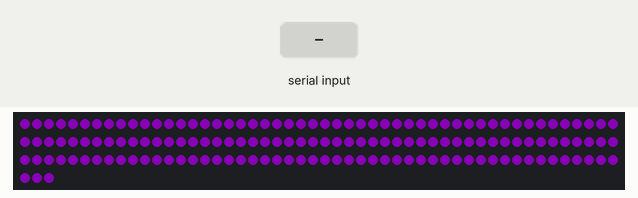
Recording of a sketch running on a simulated Arduino Uno, built with avr-gcc and run on an emulated ATmega328P. Parts: 153 RGB LEDs in strip order, left to right, continuing on the next row. Inputs (shaded band) come from the test bench. Dim RGB values are drawn brighter than linear.

Above: at 1.2 s.
1.3 s: "b" received over Serial
At 1.6 s:
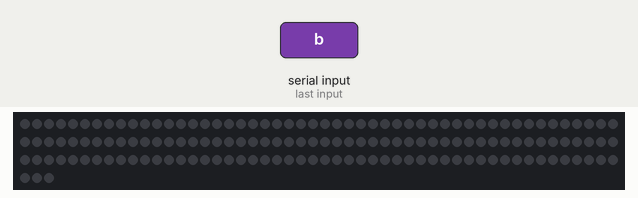
4.3 s: "R" received over Serial
At 5.07 s:
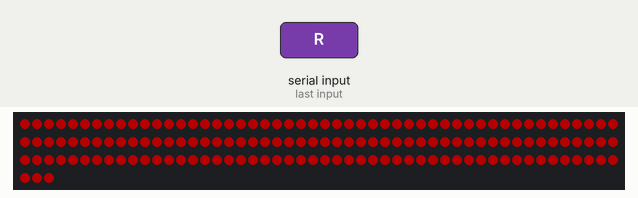
7.3 s: "B" received over Serial
At 10.2 s:
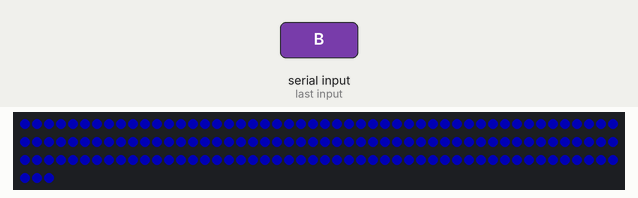
10.3 s: "s" received over Serial
11.8 s: "o" received over Serial
At 13.2 s:
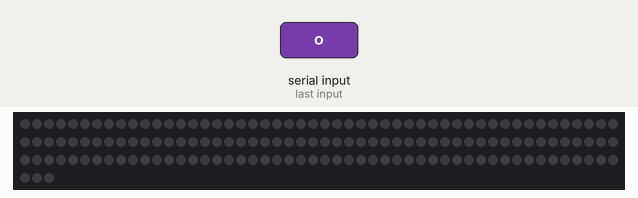
Timing chart, 0 to 14.3 s (numbered marks = the images above; inputs shaded):
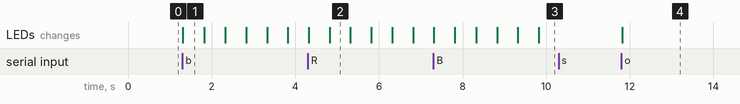

The sketch:

Sample_Full.ino
```cpp
/*
 * Wired Wizards 2017 LED example code FULL POWER!
 * by Benjamin Davis
 *
 * This is similar to the final version of 2016's code, but designed for clarity and precision.
 *
 * This uses many different aspects of C++ code, such as classes, enums, and switch case statements.
 * Please familiarize yourself with these concepts.
 * I have tried to comment heavily and explain what is going on, but anything not explained here can be explained by me or any of our excellent mentors.
 *
 * The NeoPixel library is critical to this code. This can be installed following the instructions at https://learn.adafruit.com/adafruit-neopixel-uberguide/arduino-library-installation.
 *
 */


#include <Adafruit_NeoPixel.h> //adds the neopixel library to the code. This library handles the data going to the strip.

class LedStrip:public Adafruit_NeoPixel { //A class is a group of other data and functions.
  private:
    // private members can only be accessed by the members of the class.
  protected:
    // protected members can only be accessed by this class or other classes that inherit it.
  public: //public members are accessible by the whole code.
    LedStrip(int pixels, int pin, int options); //this function sets up the led strip accoring to the NeoPixel library.
    void solidColor(int r, int g, int b); // these are functions for animations.
    void blink(int r, int g, int b, int wait);
    void blackout();
    void fade(int r, int g, int b, int wavelength);
    //add more fun here
};

enum class AnimationType
{
  blackout,
  solidColor,
  blink,
  fade
}; //Creates a list of our animations.
AnimationType animationID = AnimationType::solidColor; //creates animationID, which will store what animation we are running, and sets it to solidColor.

LedStrip blinky = LedStrip(153, 6, NEO_GRB + NEO_KHZ800); // creates an LedStrip named "blinky" 32 pixels long, on pin 6. The NEO_GRB + NEO_KHZ800 is magical stuff that the Neopixels library needs to operate.

int red = 48; //global color values. Passed to most animations.
int green = 0; // these values go from 0 to 255, 0 being off and 255 being full power: Full Power is Very Bright!
int blue = 64; //the colors combine to create a single, RGB color.

char incoming; // a single character. will store the information on the serial port to be processed.

void setup() {
  // put your setup code here, to run once:
  blinky.begin(); // starts the strip running.
  blinky.show(); //displays the default color, all black.
  blinky.clear();
  Serial.begin(115200); //sets up the serial port, at a baud rate of 115200.
}

void loop() {
  // put your main code here, to run repeatedly:

  if (Serial.available() > 0) { //checks if there is anything waiting on the serial port
    incoming = Serial.read(); //reads the next thing in the serial buffer.
    switch (incoming) {

      case 's': //will run if incoming = 's'
        animationID = AnimationType::solidColor;
      break; //ends the case.

      case 'o': //will run if incoming = 'o'
        animationID = AnimationType::blackout;
      break; //ends the case.

      case 'f': //will run if incoming = 'f'
        animationID = AnimationType::fade;
      break; //ends the case.

      case 'b': //will run if incoming = 'b'
        animationID = AnimationType::blink; //do not confuse with capital B, which stands for the color blue.
      break; //ends the case.

      case 'R': //will run if incoming = 'R'
        red = 64; //red alliance colors
        blue = 0;
        green = 0;
      break; //ends the case.

      case 'B': //will run if incoming = 'B'
        red = 0; //blue alliance colors
        green = 0;
        blue = 64;
      break; //ends the case.

      default: // will run if incoming matches none of the above.
        //you don't need a default, but it is here when wanted.
        break;

    }
  }

  switch (animationID){

    case AnimationType::blackout:
      blinky.blackout();
    break;

    case AnimationType::solidColor:
      blinky.solidColor(red, green, blue);
      break;

    case AnimationType::fade:
      blinky.fade(red, green, blue, 2000);
      break;

    case AnimationType::blink:
      blinky.blink(red, green, blue, 500);
      break;

    default: // will run if icoming matches none of the above.
      //you don't need a default, but it is here when wanted.
      break;
  }
  blinky.show();
}

LedStrip::LedStrip(int pixels, int pin, int options): Adafruit_NeoPixel(pixels, pin, options) //initializes the ledStrip.
{
}

void LedStrip::blackout(){ //clears all of the pixels on the strip. NOTE: the Neopixel library's strip.clear() function should do the same.
  for (int i = 0; i < this->numPixels(); i++){ //steps through each pixel on the strip
    this->setPixelColor(i, 0, 0, 0); //and clears each one.
  }
  this->show();//displays changes.
}

void LedStrip::solidColor(int r, int g, int b){
   for(int i = 0; i < this->numPixels(); i++){ //steps through each pixel on the strip
    this->setPixelColor(i, r, g, b); //and paints them in the color you told it to.
  }
  this->show(); //after all pixels have been told what to do, the strip displays the changes.
}

void LedStrip::fade(int r, int g, int b, int time){
  static unsigned long timer = millis(); // creates a variable equal to the current time in milliseconds tat will last between different callings of the function.

  float position = (millis() - timer)/(2 * time); //creates a variable equaling how far we are in the sequence, i.e. .66 means we are 66% through the animation.
  while (position >= 1) {
    position --; //decrements position so that the value is always between 1 and 0.
  }

  if(position < .5){
    this->solidColor(int (r * 2 * position),int (g * 2 * position),int (b * 2 * position)); // lights the strip, dimmed based on the value of position.
  } else {
    this->solidColor(int (r * 2 *(1 - position)),int (g * 2 * (1 - position)),int (b * 2 * (1 - position))); // same as previous, but now increasing position decreases the brightness.
  }
}

void LedStrip::blink(int r, int g, int b, int wait) {
  static unsigned long timer = millis(); //creates a variable that will last between callings of the function equal to the time at the start of calling it.

  unsigned int f = (millis()-timer)/wait; // determines which frame of the animation we are on.
  f %= 2; //modulates f, so that the animation will reset when f >= 2

  if (f == 1) { //tests f. if f is equal to 1, the code in the block will run.
    this->solidColor(r,g,b); //paints the strip a solidColor based on what was passed into the function.
  } else {
    this->blackout(); //makes the lights turn off. Every light side needs a good dark side.
  }
}
```

Measured:
- after the input at 1.3 s, the LEDs: change at once (image 1)
- after the input at 4.3 s, the LEDs: first differ from a run without the input after 0.52 s (image 2)
- after the input at 7.3 s, the LEDs: first differ from a run without the input after 0.51 s (image 3)
- after the input at 10.3 s, every drawn part: stays the same
- after the input at 11.8 s, the LEDs: change at once (image 4)
- what the display in image 1 shows lasts 0.5 s, from 1.3 s to 1.8 s
